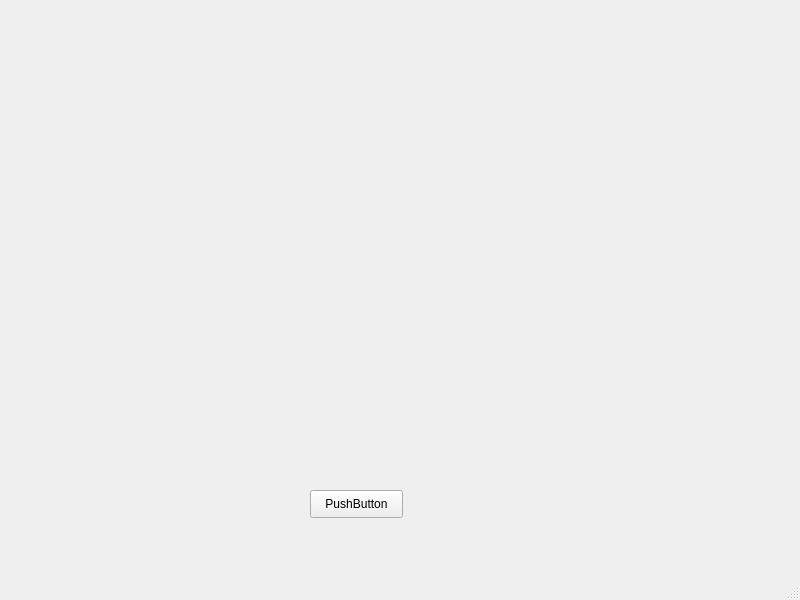
<?xml version="1.0" encoding="UTF-8"?>
<ui version="4.0">
 <class>MainWindow</class>
 <widget class="QMainWindow" name="MainWindow">
  <property name="geometry">
   <rect>
    <x>0</x>
    <y>0</y>
    <width>800</width>
    <height>600</height>
   </rect>
  </property>
  <property name="windowTitle">
   <string>MainWindow</string>
  </property>
  <widget class="QWidget" name="centralwidget">
   <widget class="QPushButton" name="pushButton">
    <property name="geometry">
     <rect>
      <x>310</x>
      <y>490</y>
      <width>93</width>
      <height>28</height>
     </rect>
    </property>
    <property name="text">
     <string>PushButton</string>
    </property>
   </widget>
  </widget>
  <widget class="QMenuBar" name="menubar">
   <property name="geometry">
    <rect>
     <x>0</x>
     <y>0</y>
     <width>800</width>
     <height>26</height>
    </rect>
   </property>
  </widget>
  <widget class="QStatusBar" name="statusbar"/>
 </widget>
 <resources/>
 <connections/>
</ui>
